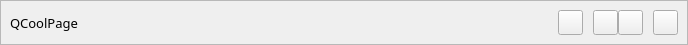
<?xml version="1.0" encoding="UTF-8"?>
<ui version="4.0">
 <class>MainTitleBar</class>
 <widget class="QWidget" name="MainTitleBar">
  <property name="geometry">
   <rect>
    <x>0</x>
    <y>0</y>
    <width>688</width>
    <height>45</height>
   </rect>
  </property>
  <property name="windowTitle">
   <string>Form</string>
  </property>
  <property name="styleSheet">
   <string notr="true"/>
  </property>
  <layout class="QVBoxLayout" name="verticalLayout">
   <property name="spacing">
    <number>0</number>
   </property>
   <property name="leftMargin">
    <number>0</number>
   </property>
   <property name="topMargin">
    <number>0</number>
   </property>
   <property name="rightMargin">
    <number>0</number>
   </property>
   <property name="bottomMargin">
    <number>0</number>
   </property>
   <item>
    <widget class="QFrame" name="frameBorder">
     <property name="frameShape">
      <enum>QFrame::StyledPanel</enum>
     </property>
     <property name="frameShadow">
      <enum>QFrame::Raised</enum>
     </property>
     <layout class="QHBoxLayout" name="horizontalLayout">
      <property name="spacing">
       <number>10</number>
      </property>
      <property name="leftMargin">
       <number>9</number>
      </property>
      <property name="topMargin">
       <number>9</number>
      </property>
      <property name="rightMargin">
       <number>9</number>
      </property>
      <property name="bottomMargin">
       <number>9</number>
      </property>
      <item>
       <widget class="QLabel" name="labelTitleName">
        <property name="font">
         <font>
          <family>微软雅黑</family>
          <pointsize>10</pointsize>
         </font>
        </property>
        <property name="text">
         <string>QCoolPage</string>
        </property>
        <property name="scaledContents">
         <bool>true</bool>
        </property>
       </widget>
      </item>
      <item>
       <widget class="QLabel" name="labelImage">
        <property name="minimumSize">
         <size>
          <width>25</width>
          <height>25</height>
         </size>
        </property>
        <property name="maximumSize">
         <size>
          <width>25</width>
          <height>25</height>
         </size>
        </property>
        <property name="text">
         <string/>
        </property>
        <property name="pixmap">
         <pixmap resource="../res.qrc">:/res/res/image/image.png</pixmap>
        </property>
        <property name="scaledContents">
         <bool>true</bool>
        </property>
       </widget>
      </item>
      <item>
       <spacer name="horizontalSpacer">
        <property name="orientation">
         <enum>Qt::Horizontal</enum>
        </property>
        <property name="sizeHint" stdset="0">
         <size>
          <width>492</width>
          <height>20</height>
         </size>
        </property>
       </spacer>
      </item>
      <item>
       <widget class="QPushButton" name="pushButtonMin">
        <property name="minimumSize">
         <size>
          <width>25</width>
          <height>25</height>
         </size>
        </property>
        <property name="maximumSize">
         <size>
          <width>25</width>
          <height>25</height>
         </size>
        </property>
        <property name="font">
         <font>
          <pointsize>6</pointsize>
         </font>
        </property>
        <property name="styleSheet">
         <string notr="true"/>
        </property>
        <property name="text">
         <string/>
        </property>
       </widget>
      </item>
      <item>
       <widget class="QWidget" name="widgetNormalMax" native="true">
        <layout class="QHBoxLayout" name="horizontalLayout_2">
         <property name="spacing">
          <number>0</number>
         </property>
         <property name="leftMargin">
          <number>0</number>
         </property>
         <property name="topMargin">
          <number>0</number>
         </property>
         <property name="rightMargin">
          <number>0</number>
         </property>
         <property name="bottomMargin">
          <number>0</number>
         </property>
         <item>
          <widget class="QPushButton" name="pushButtonMax">
           <property name="minimumSize">
            <size>
             <width>25</width>
             <height>25</height>
            </size>
           </property>
           <property name="maximumSize">
            <size>
             <width>25</width>
             <height>25</height>
            </size>
           </property>
           <property name="font">
            <font>
             <pointsize>6</pointsize>
            </font>
           </property>
           <property name="styleSheet">
            <string notr="true"/>
           </property>
           <property name="text">
            <string/>
           </property>
          </widget>
         </item>
         <item>
          <widget class="QPushButton" name="pushButtonNormal">
           <property name="minimumSize">
            <size>
             <width>25</width>
             <height>25</height>
            </size>
           </property>
           <property name="maximumSize">
            <size>
             <width>25</width>
             <height>25</height>
            </size>
           </property>
           <property name="font">
            <font>
             <pointsize>6</pointsize>
            </font>
           </property>
           <property name="styleSheet">
            <string notr="true"/>
           </property>
           <property name="text">
            <string/>
           </property>
          </widget>
         </item>
        </layout>
       </widget>
      </item>
      <item>
       <widget class="QPushButton" name="pushButtonClose">
        <property name="minimumSize">
         <size>
          <width>25</width>
          <height>25</height>
         </size>
        </property>
        <property name="maximumSize">
         <size>
          <width>25</width>
          <height>25</height>
         </size>
        </property>
        <property name="text">
         <string/>
        </property>
       </widget>
      </item>
     </layout>
    </widget>
   </item>
  </layout>
 </widget>
 <resources>
  <include location="../res.qrc"/>
 </resources>
 <connections/>
</ui>
